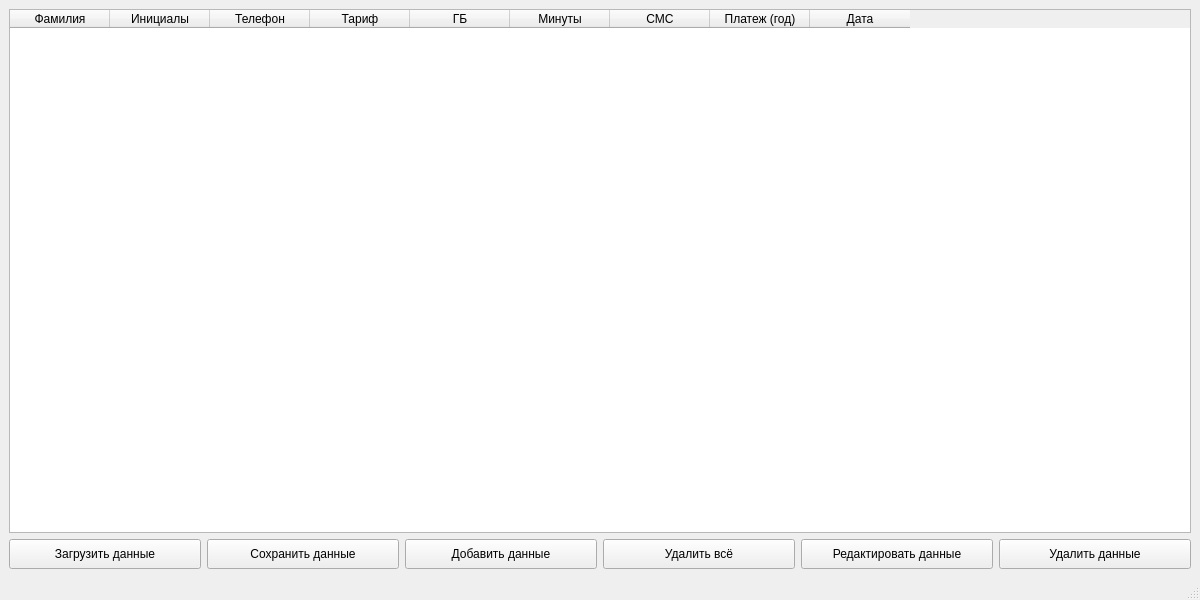
<?xml version="1.0" encoding="UTF-8"?>
<ui version="4.0">
 <class>MainWindow</class>
 <widget class="QMainWindow" name="MainWindow">
  <property name="geometry">
   <rect>
    <x>0</x>
    <y>0</y>
    <width>1200</width>
    <height>600</height>
   </rect>
  </property>
  <property name="minimumSize">
   <size>
    <width>1200</width>
    <height>600</height>
   </size>
  </property>
  <property name="windowTitle">
   <string>Мобильная сеть</string>
  </property>
  <widget class="QWidget" name="centralwidget">
   <layout class="QVBoxLayout" name="mainLayout" spacing="6" margin="6">
    <item>
     <widget class="QTableWidget" name="tableWidget">
      <property name="sizePolicy">
       <sizepolicy hsizetype="Expanding" vsizetype="Expanding">
        <horstretch>1</horstretch>
        <verstretch>1</verstretch>
       </sizepolicy>
      </property>
      <property name="columnCount">
       <number>9</number>
      </property>
      <column>
       <property name="text">
        <string>Фамилия</string>
       </property>
      </column>
      <column>
       <property name="text">
        <string>Инициалы</string>
       </property>
      </column>
      <column>
       <property name="text">
        <string>Телефон</string>
       </property>
      </column>
      <column>
       <property name="text">
        <string>Тариф</string>
       </property>
      </column>
      <column>
       <property name="text">
        <string>ГБ</string>
       </property>
      </column>
      <column>
       <property name="text">
        <string>Минуты</string>
       </property>
      </column>
      <column>
       <property name="text">
        <string>СМС</string>
       </property>
      </column>
      <column>
       <property name="text">
        <string>Платеж (год)</string>
       </property>
      </column>
      <column>
       <property name="text">
        <string>Дата</string>
       </property>
      </column>
     </widget>
    </item>
    <item>
     <layout class="QHBoxLayout" name="buttonLayout" spacing="10">
      <item>
       <widget class="QPushButton" name="btn_load">
        <property name="text">
         <string>Загрузить данные</string>
        </property>
        <property name="minimumSize">
         <size>
          <width>100</width>
          <height>30</height>
         </size>
        </property>
       </widget>
      </item>
      <item>
       <widget class="QPushButton" name="btn_save">
        <property name="text">
         <string>Сохранить данные</string>
        </property>
        <property name="minimumSize">
         <size>
          <width>100</width>
          <height>30</height>
         </size>
        </property>
       </widget>
      </item>
      <item>
       <widget class="QPushButton" name="btn_add">
        <property name="text">
         <string>Добавить данные</string>
        </property>
        <property name="minimumSize">
         <size>
          <width>100</width>
          <height>30</height>
         </size>
        </property>
       </widget>
      </item>
<item>
    <widget class="QPushButton" name="btn_delete_all">
        <property name="text">
            <string>Удалить всё</string>
        </property>
        <property name="minimumSize">
            <size>
                <width>100</width>
                <height>30</height>
            </size>
        </property>
    </widget>
</item>
      <item>
       <widget class="QPushButton" name="btn_edit">
        <property name="text">
         <string>Редактировать данные</string>
        </property>
        <property name="minimumSize">
         <size>
          <width>100</width>
          <height>30</height>
         </size>
        </property>
       </widget>
      </item>
      <item>
       <widget class="QPushButton" name="btn_delete">
        <property name="text">
         <string>Удалить данные</string>
        </property>
        <property name="minimumSize">
         <size>
          <width>100</width>
          <height>30</height>
         </size>
        </property>
       </widget>
      </item>
     </layout>
    </item>
   </layout>
  </widget>
  <widget class="QMenuBar" name="menubar">
   <property name="geometry">
    <rect>
     <x>0</x>
     <y>0</y>
     <width>1000</width>
     <height>21</height>
    </rect>
   </property>
  </widget>
  <widget class="QStatusBar" name="statusbar"/>
 </widget>
 <resources/>
 <connections/>
</ui>
